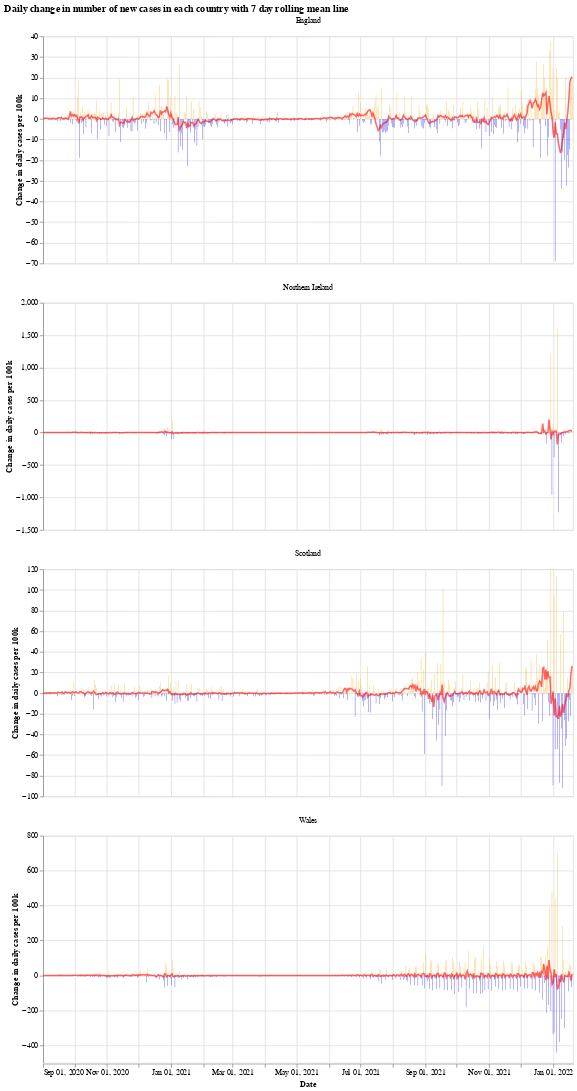

The notebook cell this image was saved under:
### Markdown cell above
We will use the Python library `Altair` for visualising the data, see the [altair docs](https://altair-viz.github.io/) for more information.

First we have a graph which shows the daily change in the number of new cases for each country. This number jumps up and down all over the place, which is likely due to delay in reporting of new cases over the weekend. Another interesting thing is that it looks like the daily cases in Wales experienced a much shorter period of calm over the summer (calm in the sense of daily cases not jumping up and down).

The orange bars are days when the number of new cases (per 100k population) was more than the previous day, while the blue are days when the number of new cases dropped. The red line is the 7 day moving average. 

When the moving average line is below 0, it means that there is a consistent drop in new cases. We can see this clearly happening around the times that lockdowns were introduced (though, to varying degrees). I will update the graphs soon with a marker of when each lockdown started.

### Code cell
# collapse
import altair as alt

bars = alt.Chart(uk_cases).mark_bar().encode(
    x=alt.X("yearmonthdate(date):T", axis=alt.Axis(title='Date')),
    y=alt.Y("casesChangeRate:Q", axis=alt.Axis(title='Change in daily cases per 100k')),
    tooltip='casesChange',
    color=alt.condition(
        alt.datum.casesChangeRate > 0,
        alt.value("orange"),  # The positive color
        alt.value("blue")  # The negative color
    )
).properties(title='Daily change in number of new cases with 7 day rolling mean',width=700).interactive()

line = alt.Chart(uk_cases).mark_line(
    color='red',
    size=2,
    opacity=0.6
).transform_window(
    rolling_mean='mean(casesChangeRate)',
    frame=[0, 7],
    groupby=['areaName']
).encode(
    x='yearmonthdate(date):T',
    y='rolling_mean:Q'
)

alt.layer(bars, line, data=uk_cases).facet(alt.Column(
    'areaName', title=''), columns=1).resolve_scale(y='independent').properties(title='Daily change in number of new cases in each country with 7 day rolling mean line')

### Figure 1 — Vega-Lite specification as saved in the notebook (floating-point values rounded to 4 significant figures; data arrays with more than 128 entries replaced by an {"elided": "..."} marker saying what was removed)
{"config": {"view": {"continuousWidth": 400, "continuousHeight": 300}}, "data": {"name": "data-9f811994ef6441691bcf89cd22edddcb"}, "facet": {"type": "nominal", "field": "areaName", "title": ""}, "spec": {"layer": [{"mark": "bar", "encoding": {"color": {"condition": {"value": "orange", "test": "(datum.casesChangeRate > 0)"}, "value": "blue"}, "tooltip": {"type": "quantitative", "field": "casesChange"}, "x": {"type": "temporal", "axis": {"title": "Date"}, "field": "date", "timeUnit": "yearmonthdate"}, "y": {"type": "quantitative", "axis": {"title": "Change in daily cases per 100k"}, "field": "casesChangeRate"}}, "selection": {"selector001": {"type": "interval", "bind": "scales", "encodings": ["x", "y"]}}, "title": "Daily change in number of new cases with 7 day rolling mean", "width": 700}, {"mark": {"type": "line", "color": "red", "opacity": 0.6, "size": 2}, "encoding": {"x": {"type": "temporal", "field": "date", "timeUnit": "yearmonthdate"}, "y": {"type": "quantitative", "field": "rolling_mean"}}, "transform": [{"window": [{"op": "mean", "field": "casesChangeRate", "as": "rolling_mean"}], "frame": [0, 7], "groupby": ["areaName"]}]}]}, "columns": 1, "resolve": {"scale": {"y": "independent"}}, "title": "Daily change in number of new cases in each country with 7 day rolling mean line", "$schema": "https://vega.github.io/schema/vega-lite/v4.8.1.json", "datasets": {"data-9f811994ef6441691bcf89cd22edddcb": {"elided": "2024 records"}}}
